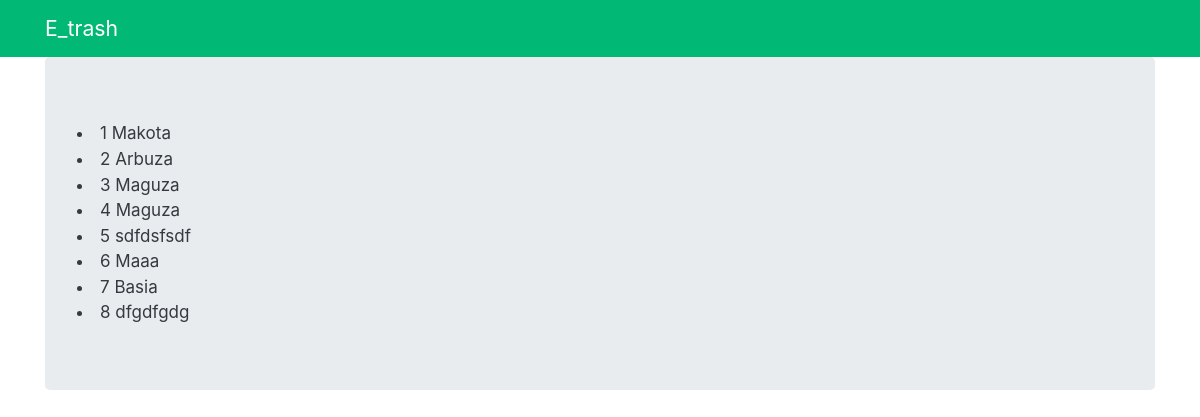
Page /base/clients-list-view/ on the earlier database version.
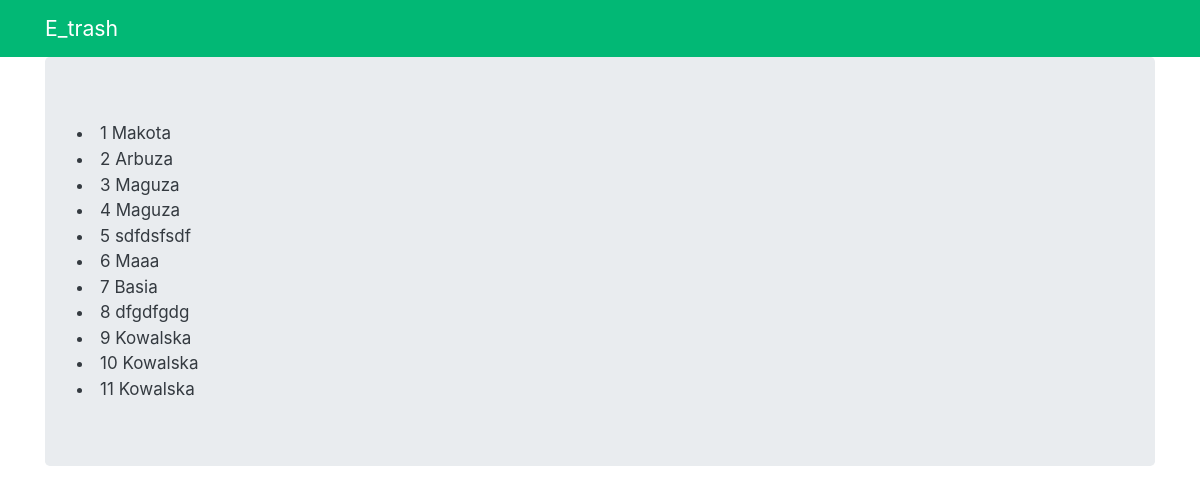
Same page on the later database version.
### base/models.py (models this page shows, shortened)
class Client(models.Model):
    first_name = models.CharField(max_length=128)
    last_name = models.CharField(max_length=128)
    email = models.CharField(max_length=128) #walidacja
    phone = models.IntegerField(max_length=9) #walidacja przedrostek
    zone = models.ForeignKey(
       Zone, on_delete=models.CASCADE, related_name="clients", blank=True, null=True
     )

### base/views.py (the view)
# urls.py: path("clients-list-view/", views.ClientListView.as_view(), name="clients-list-view"),
class ClientListView(ListView):
    template_name = "clients_list_view.html"
    model = Client

### base/templates/clients_list_view.html
{% extends "base.html" %}
{% block content %}
    {% for c in client_list %}
        <li>{{ c.id }} {{c.name}} {{c.last_name}}</li>
    {% endfor %}
{% endblock %}

### templates/base.html (shortened to what this page needs)
{% load static %}
<html {% if LANGUAGE_CODE %}lang="{{ LANGUAGE_CODE }}"{% endif %}>
  <head>
    <link rel="stylesheet" href="https://cdn.jsdelivr.net/npm/bootswatch@4.5.2/dist/litera/bootstrap.min.css">
  </head>
  <body>
    <nav class="navbar navbar-expand-lg navbar-dark bg-dark">
      <div class="container fixed">
        <a class="navbar-brand" href="{% url 'homepage' %}">E_trash</a>
      </div>
    </nav>
    <div class="container">
      <div class="jumbotron">
        {% block content %}{% endblock %}
      </div>
    </div>
  </body>
</html>

Differences in the rows shown:
added Client: id "9", last_name "Kowalska"
added Client: id "10", last_name "Kowalska"
added Client: id "11", last_name "Kowalska"
